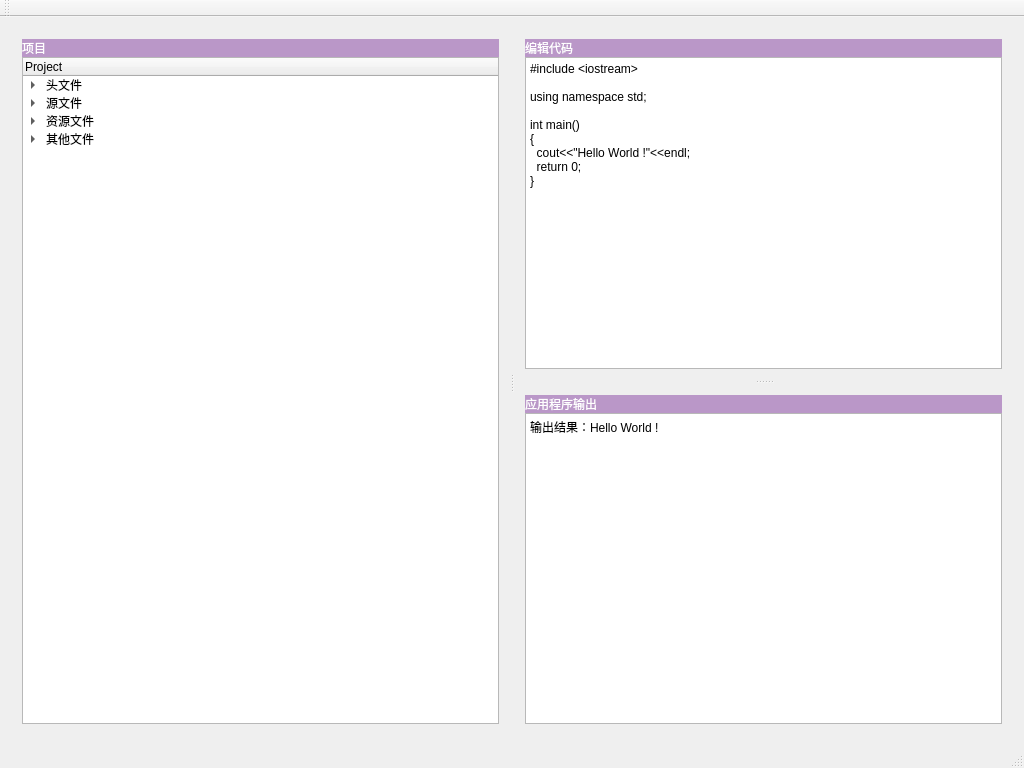
<?xml version="1.0" encoding="UTF-8"?>
<ui version="4.0">
 <class>MainWindow</class>
 <widget class="QMainWindow" name="MainWindow">
  <property name="geometry">
   <rect>
    <x>0</x>
    <y>0</y>
    <width>1024</width>
    <height>768</height>
   </rect>
  </property>
  <property name="minimumSize">
   <size>
    <width>1024</width>
    <height>768</height>
   </size>
  </property>
  <property name="windowTitle">
   <string>窗口分割器</string>
  </property>
  <widget class="QWidget" name="centralWidget">
   <layout class="QGridLayout" name="gridLayout">
    <item row="0" column="0">
     <widget class="QSplitter" name="splitter_2">
      <property name="orientation">
       <enum>Qt::Horizontal</enum>
      </property>
      <widget class="QWidget" name="">
       <layout class="QVBoxLayout" name="verticalLayout">
        <property name="spacing">
         <number>0</number>
        </property>
        <item>
         <widget class="QLabel" name="label">
          <property name="styleSheet">
           <string notr="true">color: rgb(255, 255, 255);
background-color: rgb(186, 151, 200);
font: 9pt &quot;微软雅黑&quot;;</string>
          </property>
          <property name="text">
           <string>项目</string>
          </property>
         </widget>
        </item>
        <item>
         <widget class="QTreeWidget" name="treeWidget">
          <column>
           <property name="text">
            <string>Project</string>
           </property>
          </column>
          <item>
           <property name="text">
            <string>头文件</string>
           </property>
           <item>
            <property name="text">
             <string>1.h</string>
            </property>
           </item>
           <item>
            <property name="text">
             <string>2.h</string>
            </property>
           </item>
          </item>
          <item>
           <property name="text">
            <string>源文件</string>
           </property>
           <item>
            <property name="text">
             <string>main.cpp</string>
            </property>
           </item>
           <item>
            <property name="text">
             <string>1.cpp</string>
            </property>
           </item>
           <item>
            <property name="text">
             <string>2.cpp</string>
            </property>
           </item>
          </item>
          <item>
           <property name="text">
            <string>资源文件</string>
           </property>
           <item>
            <property name="text">
             <string>1.ui</string>
            </property>
           </item>
           <item>
            <property name="text">
             <string>2.ui</string>
            </property>
           </item>
          </item>
          <item>
           <property name="text">
            <string>其他文件</string>
           </property>
           <item>
            <property name="text">
             <string>other</string>
            </property>
           </item>
          </item>
         </widget>
        </item>
       </layout>
      </widget>
      <widget class="QSplitter" name="splitter">
       <property name="orientation">
        <enum>Qt::Vertical</enum>
       </property>
       <widget class="QWidget" name="">
        <layout class="QVBoxLayout" name="verticalLayout_2">
         <property name="spacing">
          <number>0</number>
         </property>
         <item>
          <widget class="QLabel" name="label_2">
           <property name="styleSheet">
            <string notr="true">color: rgb(255, 255, 255);
background-color: rgb(186, 151, 200);
font: 9pt &quot;微软雅黑&quot;;</string>
           </property>
           <property name="text">
            <string>编辑代码</string>
           </property>
          </widget>
         </item>
         <item>
          <widget class="QTextEdit" name="textEdit">
           <property name="html">
            <string>&lt;!DOCTYPE HTML PUBLIC &quot;-//W3C//DTD HTML 4.0//EN&quot; &quot;http://www.w3.org/TR/REC-html40/strict.dtd&quot;&gt;
&lt;html&gt;&lt;head&gt;&lt;meta name=&quot;qrichtext&quot; content=&quot;1&quot; /&gt;&lt;style type=&quot;text/css&quot;&gt;
p, li { white-space: pre-wrap; }
&lt;/style&gt;&lt;/head&gt;&lt;body style=&quot; font-family:'SimSun'; font-size:9pt; font-weight:400; font-style:normal;&quot;&gt;
&lt;p style=&quot; margin-top:0px; margin-bottom:0px; margin-left:0px; margin-right:0px; -qt-block-indent:0; text-indent:0px;&quot;&gt;#include &amp;lt;iostream&amp;gt;&lt;/p&gt;
&lt;p style=&quot;-qt-paragraph-type:empty; margin-top:0px; margin-bottom:0px; margin-left:0px; margin-right:0px; -qt-block-indent:0; text-indent:0px;&quot;&gt;&lt;br /&gt;&lt;/p&gt;
&lt;p style=&quot; margin-top:0px; margin-bottom:0px; margin-left:0px; margin-right:0px; -qt-block-indent:0; text-indent:0px;&quot;&gt;using namespace std;&lt;/p&gt;
&lt;p style=&quot;-qt-paragraph-type:empty; margin-top:0px; margin-bottom:0px; margin-left:0px; margin-right:0px; -qt-block-indent:0; text-indent:0px;&quot;&gt;&lt;br /&gt;&lt;/p&gt;
&lt;p style=&quot; margin-top:0px; margin-bottom:0px; margin-left:0px; margin-right:0px; -qt-block-indent:0; text-indent:0px;&quot;&gt;int main()&lt;/p&gt;
&lt;p style=&quot; margin-top:0px; margin-bottom:0px; margin-left:0px; margin-right:0px; -qt-block-indent:0; text-indent:0px;&quot;&gt;{&lt;/p&gt;
&lt;p style=&quot; margin-top:0px; margin-bottom:0px; margin-left:0px; margin-right:0px; -qt-block-indent:0; text-indent:0px;&quot;&gt;  cout&amp;lt;&amp;lt;&amp;quot;Hello World !&amp;quot;&amp;lt;&amp;lt;endl;&lt;/p&gt;
&lt;p style=&quot; margin-top:0px; margin-bottom:0px; margin-left:0px; margin-right:0px; -qt-block-indent:0; text-indent:0px;&quot;&gt;  return 0;&lt;/p&gt;
&lt;p style=&quot; margin-top:0px; margin-bottom:0px; margin-left:0px; margin-right:0px; -qt-block-indent:0; text-indent:0px;&quot;&gt;}&lt;/p&gt;&lt;/body&gt;&lt;/html&gt;</string>
           </property>
          </widget>
         </item>
        </layout>
       </widget>
       <widget class="QWidget" name="">
        <layout class="QVBoxLayout" name="verticalLayout_3">
         <property name="spacing">
          <number>0</number>
         </property>
         <item>
          <widget class="QLabel" name="label_3">
           <property name="styleSheet">
            <string notr="true">color: rgb(255, 255, 255);
background-color: rgb(186, 151, 200);
font: 9pt &quot;微软雅黑&quot;;</string>
           </property>
           <property name="text">
            <string>应用程序输出</string>
           </property>
          </widget>
         </item>
         <item>
          <widget class="QTextEdit" name="textEdit_2">
           <property name="html">
            <string>&lt;!DOCTYPE HTML PUBLIC &quot;-//W3C//DTD HTML 4.0//EN&quot; &quot;http://www.w3.org/TR/REC-html40/strict.dtd&quot;&gt;
&lt;html&gt;&lt;head&gt;&lt;meta name=&quot;qrichtext&quot; content=&quot;1&quot; /&gt;&lt;style type=&quot;text/css&quot;&gt;
p, li { white-space: pre-wrap; }
&lt;/style&gt;&lt;/head&gt;&lt;body style=&quot; font-family:'SimSun'; font-size:9pt; font-weight:400; font-style:normal;&quot;&gt;
&lt;p style=&quot; margin-top:0px; margin-bottom:0px; margin-left:0px; margin-right:0px; -qt-block-indent:0; text-indent:0px;&quot;&gt;输出结果：Hello World !&lt;/p&gt;&lt;/body&gt;&lt;/html&gt;</string>
           </property>
          </widget>
         </item>
        </layout>
       </widget>
      </widget>
     </widget>
    </item>
   </layout>
  </widget>
  <widget class="QToolBar" name="mainToolBar">
   <attribute name="toolBarArea">
    <enum>TopToolBarArea</enum>
   </attribute>
   <attribute name="toolBarBreak">
    <bool>false</bool>
   </attribute>
  </widget>
  <widget class="QStatusBar" name="statusBar"/>
 </widget>
 <layoutdefault spacing="6" margin="11"/>
 <resources/>
 <connections/>
</ui>
